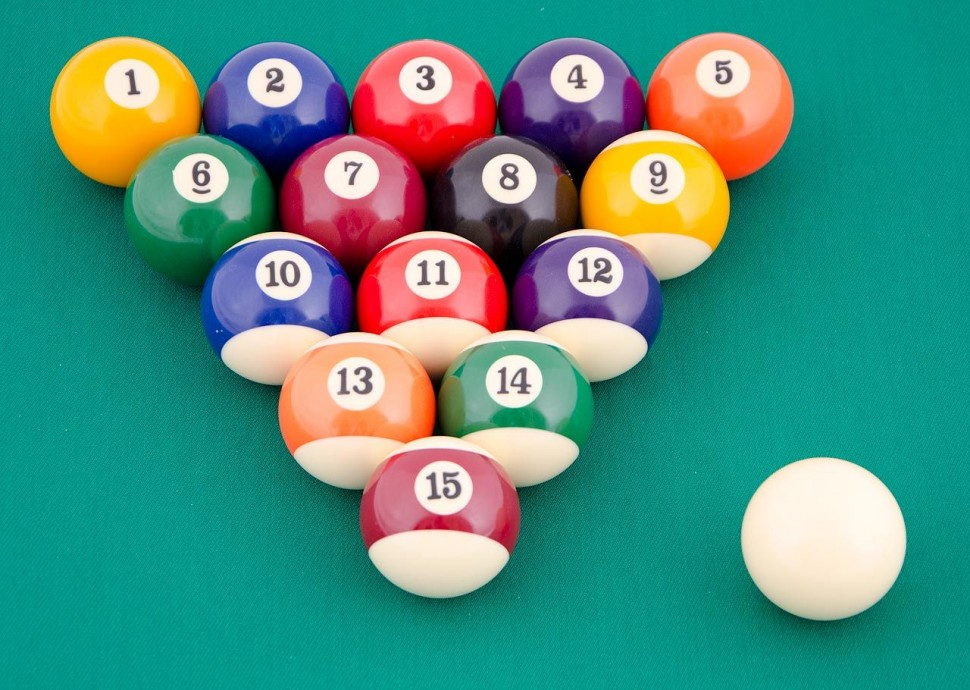
#> input picture circles.jpg, 970 x 690 px
$ jupyter execute Untitled3.ipynb
#> lines starting #> are read from the running program, lines starting #| are printed output that depends on the picture; after the words box and inside, x2 and y2 are one past the last pixel; in counts of white or black regions, pixels touching at a corner belong together
[cell 1]
import IPython.display
import math
import cv2
import numpy as np
# Load image:

img = cv2.imread('circles.jpg')
#> img is the input picture: shape (690, 970, 3); mean B, G, R 128.5, 142.3, 75.8
IPython.display.Image('circles.jpg', width=320, height=240)

[cell 2]
from PIL import Image, ImageDraw
# Load image:
input_image = Image.open('circles.jpg')
input_pixels = input_image.load()

# Sobel kernels
kernely = [[-1, 0, 1],
           [-2, 0, 2],
           [-1, 0, 1]]
kernelx = [[-1, -2, -1],
           [0, 0, 0],
           [1, 2, 1]]

# Create output image
output_image = Image.new("RGB", input_image.size)
#> output_image: PIL image 970x690 RGB; every value is 0
draw = ImageDraw.Draw(output_image)

# Compute convolution between intensity and kernels
for x in range(1, input_image.width - 1):
    for y in range(1, input_image.height - 1):
        magx, magy = 0, 0
        for a in range(3):
            for b in range(3):
                xn = x + a - 1
                yn = y + b - 1
                intensity = sum(input_pixels[xn, yn]) / 3
                magx += intensity * kernelx[a][b]
                magy += intensity * kernely[a][b]

        # Draw in black and white the magnitude
        color = int(math.sqrt(magx**2 + magy**2))
        draw.point((x, y), (color, color, color))

output_image.save("sobel.png")
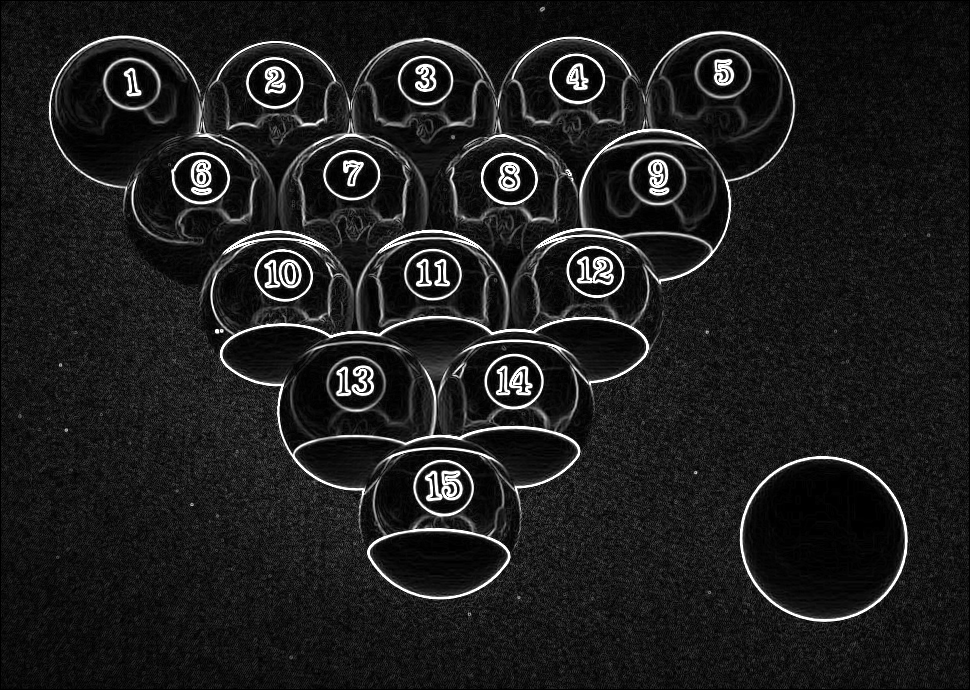
#> saved as sobel.png: PIL image 970x690 RGB; min 0, max 255, mean 29.9

[cell 3]
col_img= cv2.imread('circles.jpg')
img = cv2.imread("sobel.png",0)
#> img: shape (690, 970); min 0, max 255, mean 29.9
filtered= cv2.bilateralFilter(img,9,75,75)

circles = cv2.HoughCircles(filtered,cv2.HOUGH_GRADIENT,1,40,param1=300,param2=55,minRadius=50,maxRadius=200)
#> circles = 18 rows, first 8: [654.5, 204.5, 73.7], [823.5, 538.5, 80.3], [719.5, 107.5, 73.9], [439.5, 516.5, 79.9], [124.5, 112.5, 74.6], [431.5, 305.5, 76.9], [277.5, 306.5, 77], [356.5, 412.5, 79.2]
circles = np.uint16(np.around(circles))
#> circles = 18 rows, first 8: [654, 204, 74], [824, 538, 80], [720, 108, 74], [440, 516, 80], [124, 112, 75], [432, 306, 77], [278, 306, 77], [356, 412, 79]

for i in circles[0,:]:
    cv2.circle(col_img,(i[0],i[1]),i[2],(0,255,0),2)
    #draws the circumference of the circle
    cv2.circle(col_img,(i[0],i[1]),2,(0,0,255),3)
#> this loop made 18 passes
#> i on passes 1 to 12: [654, 204, 74], [824, 538, 80], [720, 108, 74], [440, 516, 80], [124, 112, 75], [432, 306, 77], [278, 306, 77], [356, 412, 79], [346, 206, 70], [424, 112, 75], [572, 106, 70], [434, 384, 68]
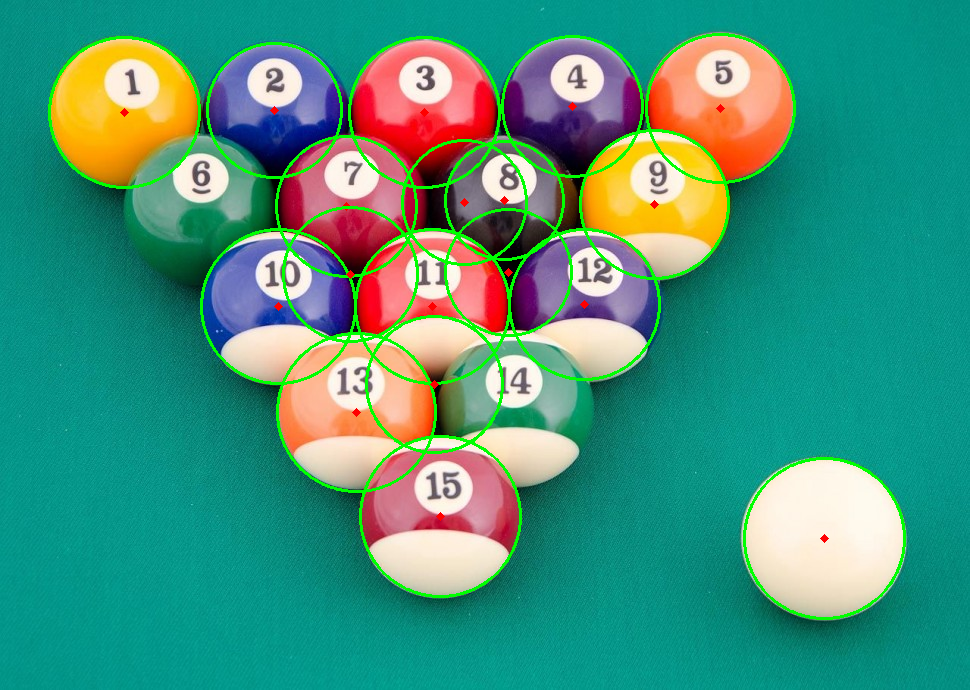
#> col_img: shape (690, 970, 3); 3.58% of pixels changed, all inside (x1, y1, x2, y2) = (48, 33, 906, 620)
    #draws the centre of the circle

cv2.imwrite('hough_circles.jpg',col_img)
#> Out = True
